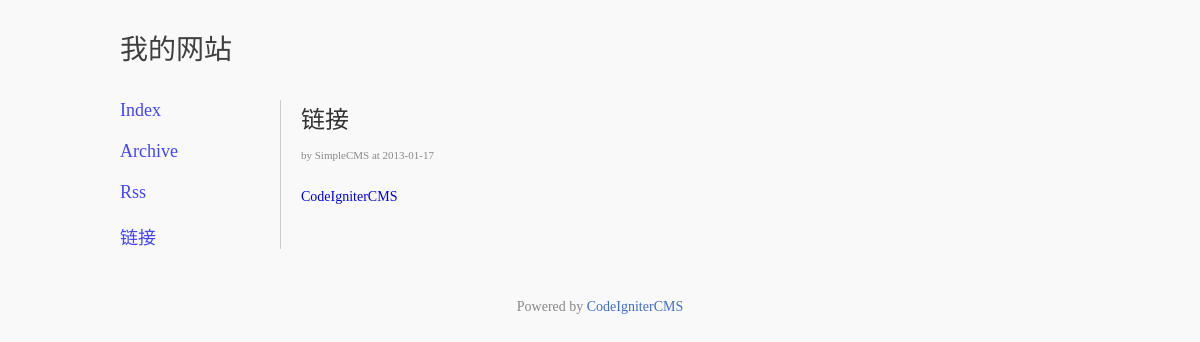
The app's page /index.php/main/detail/52, older data.
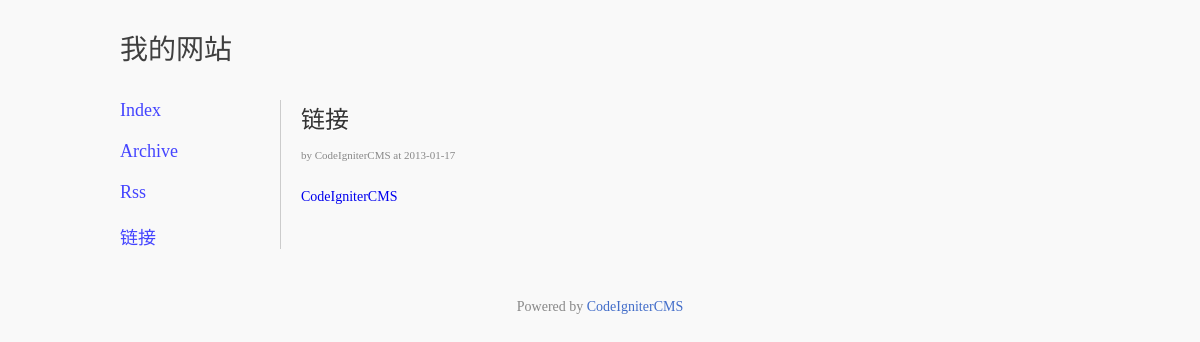
The same page, newer data.
### tables this page shows
CREATE TABLE `sc_posts` (
  `id` int(11) NOT NULL auto_increment,
  `title` varchar(100) NOT NULL,
  `content` text NOT NULL,
  `pub_time` datetime NOT NULL,
  `enable_comment` int(1) NOT NULL,
  `status` varchar(20) NOT NULL,
  `post_or_page` varchar(10) NOT NULL,
  PRIMARY KEY  (`id`)
);

### application/controllers/Main.php (called while the page is built, shortened)
<?php if ( ! defined('BASEPATH')) exit('No direct script access allowed');
class Main extends CI_Controller {
	public function detail($id)
	{
		$id=intval($id);
		$query=$this->db->query("select * from sc_posts where id=?",array($id));
		$rows=$query->result();
		$data['keywords']="";
		for($i=0;$i<count($rows);$i++){
			$id=$rows[$i]->id;
			$query_tags=$this->db->query("select * from sc_tags where pid=?",array($id));
			$rows_tags=$query_tags->result();
			$rows[$i]->tags=$rows_tags;
		}
		$data['list']=$rows;
		$query=$this->db->query("select * from sc_option where t_name='site_description'");
		$result=$query->result();
		foreach($result as $item){
			if($item->t_name=="site_description"){
				$data['description']=$item->t_value;
			}
		}
		$data['keywords']=trim($data['keywords'],",");
		$query=$this->db->query("select * from sc_option where t_name='site_username'");
		$result=$query->result();
		$data['site_username']=$result[0]->t_value;
		$this->load->view("detail",$data);
	}
}

### index.php (called while the page is built, shortened)
<?php
require_once BASEPATH.'core/CodeIgniter.php';

### application/views/detail.php (the view, shortened to what this page needs)
<?php $this->load->view("index_header");?>
			<div class="left a22" style="width:770px;">
				<div>
					<?php for($i=0;$i<count($list);$i++):?>
					<div class="index_title textalignleft">
						<a href="<?=site_url()?>/main/detail/<?=$list[$i]->id?>"><?=$list[$i]->title?></a>
					</div>
					<div class="a23" style="padding-bottom:10px;">
						<div class="left a24">by <?=$site_username?> at <?php echo substr($list[$i]->pub_time,0,10);?></div>
					</div>
					<div class="textalignleft" style="font-size:14px;padding-bottom:30px;">
						<?=$list[$i]->content?>
					</div>
					<?php endfor;?>
				</div>
			</div>

### application/views/index_header.php (shortened to what this page needs)
<?php
$query=$this->db->query("select * from sc_option where t_name='site_name'");
$rows=$query->result();
$site_name=$rows[0]->t_value;
$query_page=$this->db->query("select * from sc_posts where status=1 and post_or_page='page'");
$query_page_rows=$query_page->result();
?>
<!DOCTYPE html>
<html lang="en">
<head>
	<link rel="stylesheet" type="text/css" href="http://127.0.0.1:8089/simplecms/css/style.css">
</head>
<body>
<div class="textaligncenter">
	<div class="a14" style="width:960px;">
		<div class="a20 textalignleft" style="font-size:28px;">
			<a href="<?=site_url()?>"><?=$site_name?></a>
		</div>
		<div>
			<div class="left textalignleft a21" >
				<div class="navbar"><a href="<?=site_url()?>"><?=$this->lang->line("index")?></a></div>
				<div class="navbar"><a href="<?=site_url()?>/main/archive"><?=$this->lang->line("archive")?></a></div>
				<div class="navbar"><a href="<?=site_url()?>/main/rss"><?=$this->lang->line("rss")?></a></div>
				<?php foreach($query_page_rows as $row):?>
				<div class="navbar"><a href="<?=site_url()?>/main/detail/<?=$row->id?>"><?=$row->title?></a></div>
				<?php endforeach;?>
			</div>

Row changes from the older to the newer data that the page shows:
changed sc_posts "链接": site_username "SimpleCMS" → "CodeIgniterCMS"
